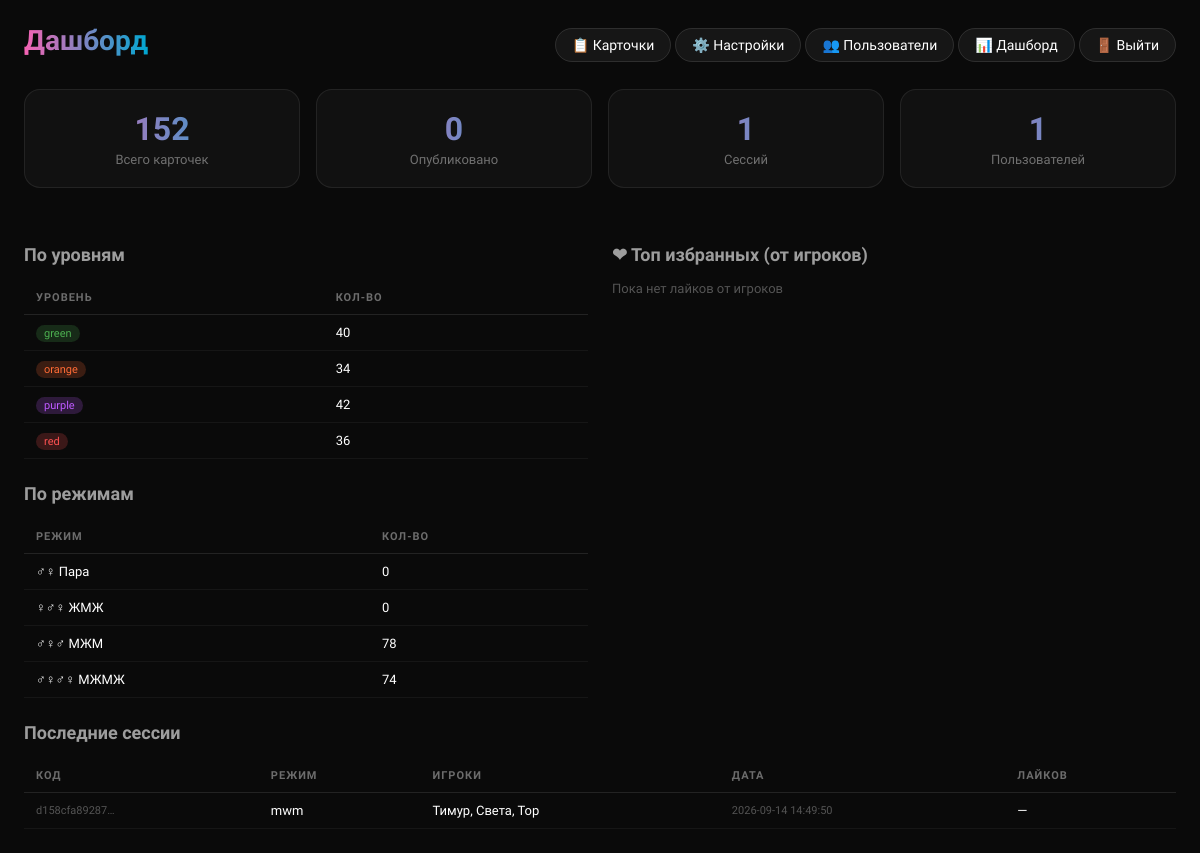
Page /admin/dashboard.php (signed in) on the committed database.
### tables this page shows
CREATE TABLE sessions (
            code TEXT PRIMARY KEY,
            players TEXT NOT NULL DEFAULT '[]',
            mode TEXT NOT NULL,
            settings TEXT NOT NULL DEFAULT '{}',
            completed_card_ids TEXT NOT NULL DEFAULT '[]',
            current_turn INTEGER NOT NULL DEFAULT 0,
            score TEXT NOT NULL DEFAULT '{}',
            created_at TEXT NOT NULL DEFAULT (datetime('now')),
            updated_at TEXT NOT NULL DEFAULT (datetime('now'))
        , stage_level TEXT NOT NULL DEFAULT 'green', stage_count INTEGER NOT NULL DEFAULT 0, favorite_card_ids TEXT NOT NULL DEFAULT '[]');

### lib/helpers.php (called while the page is built, shortened)
<?php
function e(string $s): string {
    return htmlspecialchars($s, ENT_QUOTES | ENT_SUBSTITUTE, 'UTF-8');
}

### public_html/admin/dashboard.php (the view, shortened to what this page needs)
<?php
require_once __DIR__ . '/../../lib/helpers.php';
$pdo = getDB();
$totalCards = $pdo->query("SELECT COUNT(*) FROM cards")->fetchColumn();
$totalPublished = $pdo->query("SELECT COUNT(*) FROM cards WHERE status='published'")->fetchColumn();
$totalSessions = $pdo->query("SELECT COUNT(*) FROM sessions")->fetchColumn();
$totalUsers = $pdo->query("SELECT COUNT(*) FROM users")->fetchColumn();
$byLevel = $pdo->query("SELECT level, COUNT(*) as cnt FROM cards GROUP BY level")->fetchAll(PDO::FETCH_ASSOC);
$modeCounts = [];
foreach (['couple','wmw','mwm','mwmw'] as $m) {
    $modeCounts[$m] = $pdo->query("SELECT COUNT(*) FROM cards WHERE modes LIKE '%\"$m\"%'")->fetchColumn();
}
$favCount = [];
arsort($favCount);
$topFavCards = [];
$recentSessions = $pdo->query("SELECT code, mode, players, created_at, favorite_card_ids FROM sessions ORDER BY created_at DESC LIMIT 10")->fetchAll(PDO::FETCH_ASSOC);
?><!DOCTYPE html>
<html lang="ru">
<head><meta charset="utf-8"><title>Дашборд — Админка</title>
</head>
<body>
<div class="header-bar">
    <div><h1>Дашборд</h1></div>
    <div>
        <a href="/admin/cards.php">📋 Карточки</a>
        <a href="/admin/settings.php">⚙️ Настройки</a>
        <a href="/admin/users.php">👥 Пользователи</a>
        <a href="/admin/dashboard.php" class="active">📊 Дашборд</a>
        <a href="/admin/logout.php">🚪 Выйти</a>
    </div>
</div>
<div class="stats">
    <div class="stat"><div class="stat__num"><?=$totalCards?></div><div class="stat__label">Всего карточек</div></div>
    <div class="stat"><div class="stat__num"><?=$totalPublished?></div><div class="stat__label">Опубликовано</div></div>
    <div class="stat"><div class="stat__num"><?=$totalSessions?></div><div class="stat__label">Сессий</div></div>
    <div class="stat"><div class="stat__num"><?=$totalUsers?></div><div class="stat__label">Пользователей</div></div>
</div>
<div class="grid-2">
    <div>
        <h2>По уровням</h2>
        <table><thead><tr><th>Уровень</th><th>Кол-во</th></tr></thead><tbody>
        <?php foreach ($byLevel as $l): ?>
        <tr><td><span class="badge badge-<?=$l['level']?>"><?=$l['level']?></span></td><td><?=$l['cnt']?></td></tr>
        <?php endforeach; ?>
        </tbody></table>
        <h2>По режимам</h2>
        <table><thead><tr><th>Режим</th><th>Кол-во</th></tr></thead><tbody>
        <tr><td>♂♀ Пара</td><td><?=$modeCounts['couple']?></td></tr>
        <tr><td>♀♂♀ ЖМЖ</td><td><?=$modeCounts['wmw']?></td></tr>
        <tr><td>♂♀♂ МЖМ</td><td><?=$modeCounts['mwm']?></td></tr>
        <tr><td>♂♀♂♀ МЖМЖ</td><td><?=$modeCounts['mwmw']?></td></tr>
        </tbody></table>
    </div>
    <div>
        <h2>❤ Топ избранных (от игроков)</h2>
        <?php if ($topFavCards): ?>
        <table><thead><tr><th>ID</th><th>Текст</th><th>Уровень</th><th>❤ Раз</th></tr></thead><tbody>
        <?php foreach ($topFavCards as $c): $cnt = $favCount[$c['id']] ?? 0; ?>
        <tr><td>#<?=$c['id']?></td><td style="max-width:250px;overflow:hidden;text-overflow:ellipsis;white-space:nowrap"><?=e(mb_substr($c['text'],0,60))?></td><td><span class="badge badge-<?=$c['level']?>"><?=$c['level']?></span></td><td><?=$cnt?></td></tr>
        <?php endforeach; ?>
        </tbody></table>
        <?php else: ?>
        <p style="font-size:13px;color:rgba(255,255,255,.3)">Пока нет лайков от игроков</p>
        <?php endif; ?>
    </div>
</div>
<h2>Последние сессии</h2>
<?php if ($recentSessions): ?>
<table><thead><tr><th>Код</th><th>Режим</th><th>Игроки</th><th>Дата</th><th>Лайков</th></tr></thead><tbody>
<?php foreach ($recentSessions as $s):
    $players = json_decode($s['players'], true);
    $names = implode(', ', array_column($players, 'name'));
    $favs = json_decode($s['favorite_card_ids'], true);
    $favCount = count($favs ?? []);
?>
<tr><td style="font-size:11px;color:rgba(255,255,255,.3)"><?=e(mb_substr($s['code'],0,12))?>…</td><td><?=e($s['mode'])?></td><td><?=e($names)?></td><td style="font-size:11px;color:rgba(255,255,255,.3)"><?=e($s['created_at'])?></td><td><?=$favCount > 0 ? '❤ '.$favCount : '—'?></td></tr>
<?php endforeach; ?>
</tbody></table>
<?php else: ?>
<p style="font-size:13px;color:rgba(255,255,255,.3)">Нет сессий</p>
<?php endif; ?>
</body>
</html>

### public_html/admin/dashboard.php (style rules this page uses)
* { margin:0;padding:0;box-sizing:border-box }
body { font-family:'Exo 2',sans-serif;background:#0a0a0a;color:#fff;padding:24px;min-height:100vh }
a { color:#00A7D1;text-decoration:none;transition:.2s }
h1 { font-size:28px;margin-bottom:8px;background:linear-gradient(90deg,#F663B3,#00A7D1);-webkit-background-clip:text;-webkit-text-fill-color:transparent }
.header-bar { display:flex;justify-content:space-between;align-items:center;margin-bottom:24px;flex-wrap:wrap;gap:12px }
.header-bar a { font-size:14px;padding:8px 16px;border-radius:60px;background:rgba(255,255,255,.05);border:1px solid rgba(255,255,255,.1);color:#fff }
.stats { display:grid;grid-template-columns:repeat(auto-fit,minmax(150px,1fr));gap:16px;margin-bottom:32px }
.stat { background:rgba(255,255,255,.03);border:1px solid rgba(255,255,255,.08);border-radius:16px;padding:20px;text-align:center }
.stat__num { font-size:32px;font-weight:700;background:linear-gradient(90deg,#F663B3,#00A7D1);-webkit-background-clip:text;-webkit-text-fill-color:transparent }
.stat__label { font-size:13px;color:rgba(255,255,255,.4);margin-top:4px }
h2 { font-size:18px;margin:24px 0 16px;color:rgba(255,255,255,.6) }
.grid-2 { display:grid;grid-template-columns:1fr 1fr;gap:24px }
table { width:100%;border-collapse:collapse;font-size:13px }
th { text-align:left;padding:10px 12px;border-bottom:1px solid rgba(255,255,255,.1);color:rgba(255,255,255,.4);font-size:11px;text-transform:uppercase;letter-spacing:1px }
td { padding:10px 12px;border-bottom:1px solid rgba(255,255,255,.05) }
.badge { padding:2px 8px;border-radius:60px;font-size:11px }
.badge-green { background:rgba(76,175,80,.2);color:#4CAF50 }
.badge-orange { background:rgba(255,107,53,.2);color:#FF6B35 }
.badge-purple { background:rgba(190,90,255,.2);color:#BE5AFF }
.badge-red { background:rgba(255,82,82,.2);color:#FF5252 }

### rows in the picture
sessions: code "d158cfa89287", mode "mwm", players "Тимур, Света, Тор", created_at "2026-09-14 14:49:50"

### other values in the picture
$totalCards "152"
$totalPublished "0"
$totalSessions "1"
$totalUsers "1"
$l['level'] "green"
$l['cnt'] "40"
$l['level'] "orange"
$l['cnt'] "34"
$l['level'] "purple"
$l['cnt'] "42"
$l['level'] "red"
$l['cnt'] "36"
$modeCounts['couple'] "0"
$modeCounts['wmw'] "0"
$modeCounts['mwm'] "78"
